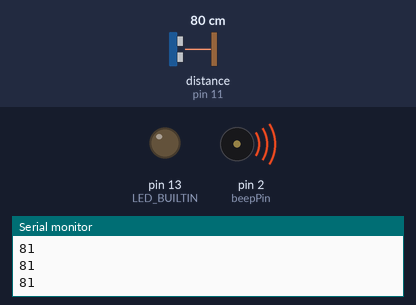
The program below on a simulated Arduino Nano, built with avr-gcc and run on an emulated ATmega328P. On the bench: output pins drawn as LEDs (lit = HIGH), buzzer (waves = sounding, pin HIGH), the last lines printed to the serial monitor. The test bench sets the inputs (shaded band); at power-on: distance to the obstacle (sensor on pin 11) 80 cm. The echo pulse lasts 58.3 µs per cm.

Above: at 1.2 s.
1.3 s: distance to the obstacle (sensor on pin 11) set to 54 cm
4.3 s: distance to the obstacle (sensor on pin 11) set to 45 cm
At 4.8 s:
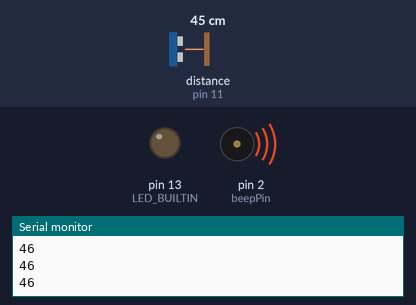
5.8 s: distance to the obstacle (sensor on pin 11) set to 60 cm
At 6.72 s:
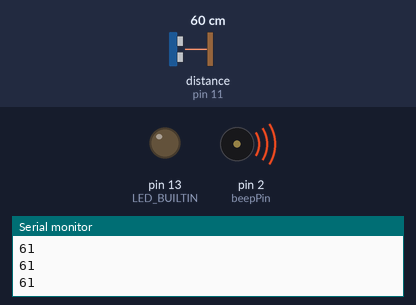
8.8 s: distance to the obstacle (sensor on pin 11) set to 2 cm
At 9.2 s:
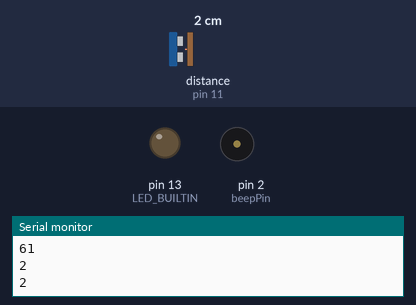
Timing chart, 0 to 11.4 s (numbered marks = the images above; inputs shaded):
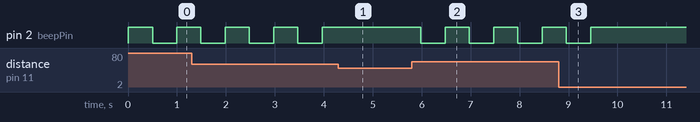

Measured:
- the behaviour switches between 50 and 49 cm on distance to the obstacle (sensor on pin 11) (found by bisection; images 0 and 1)
- after the input at 4.3 s, pin 2 (beepPin): stays HIGH (without the input it goes to LOW after 0.16 s)
- after the input at 5.8 s, pin 2 (beepPin): alternates HIGH for 0.50 s and LOW for 0.50 s, starting after 0.18 s
- after the input at 8.8 s, pin 2 (beepPin): goes on until 9.5 s, then stays HIGH
- by itself, pin 2 (beepPin): alternates HIGH for 0.50 s and LOW for 0.50 s

The program:

main.cpp
```cpp
#include <Arduino.h>

#define beepPin 2
#define usTrig 12
#define usEcho 11
bool beepEnable = false;
int beepPeriod;

#define step1 150
#define step2 100
#define step3 50

#include <Arduino_FreeRTOS.h>
TaskHandle_t distanceRead_Handler;
TaskHandle_t beepSound_Handler;
void distanceRead( void *pvParameters );
void beepSound(void* pvParameters);

#include <NewPing.h>
NewPing sonar(usTrig, usEcho, 400);
int distance;

// #include <HCSR04.h>
// UltraSonicDistanceSensor distanceSensor(12, 13);
// int distance;

// #include <Ultrasonic.h>
// Ultrasonic ultrasonic(usTrig, usEcho);
// int distance;

void setup() {
  Serial.begin(9600);
  pinMode(beepPin, OUTPUT);

  xTaskCreate(
    distanceRead
    ,  "Read Ultrasonic Sensor"   // A name just for humans
    ,  128  // This stack size can be checked & adjusted by reading the Stack Highwater
    ,  NULL //Parameters passed to the task function
    ,  2  // Priority, with 2 (configMAX_PRIORITIES - 1) being the highest, and 0 being the lowest.
    ,  &distanceRead_Handler );//Task handle

  xTaskCreate(
    beepSound
    ,  "Control buzzer beep sound"
    ,  128  // Stack size
    ,  NULL //Parameters passed to the task function
    ,  1  // Priority
    ,  &beepSound_Handler );  //Task handle
}

void loop() {

}

void distanceRead(void *pvParameters)
{
  (void) pvParameters;
  for (;;)
  {
    // distance = ultrasonic.read();
    // distance = distanceSensor.measureDistanceCm();
    distance = sonar.ping_cm();
    if (distance <= step1) {
      beepEnable = true;
      if (distance <= step1 && distance > step2) {
        beepPeriod = 1000;
      } else if (distance <= step2 && distance > step3) {
        beepPeriod = 500;
      } else if (distance <= step3) {
        beepPeriod = 0;
      }
    } else {
      beepEnable = false;
    }
    Serial.println(distance);
    vTaskDelay( 200 / portTICK_PERIOD_MS );
  }
}

void beepSound(void *pvParameters)
{
  (void) pvParameters;
  pinMode(LED_BUILTIN, OUTPUT);
  for (;;)
  {
    if (beepEnable) {
      if (!digitalRead(beepPin)) {
        digitalWrite(beepPin, HIGH);
      } else {
        if (beepPeriod == 0) {
          vTaskDelay( 1 / portTICK_PERIOD_MS );
          continue;
        }
        digitalWrite(beepPin, LOW);
      }
      vTaskDelay( beepPeriod / portTICK_PERIOD_MS );
    } else {
      digitalWrite(beepPin, LOW);
    }

  }
}
```
